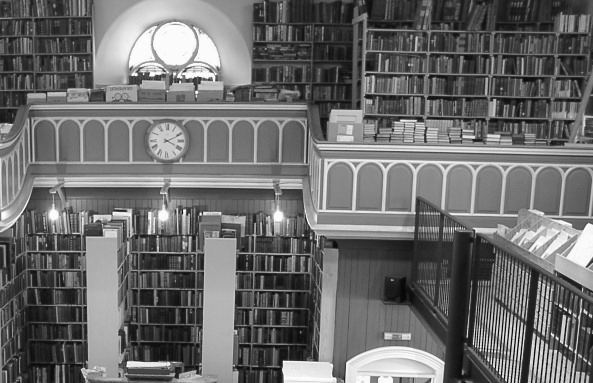
%> input picture Blatt03/bookstore.tif, 593 x 383 px
$ octave sh03ex02.m   (GNU Octave 9; MATLAB toolbox functions it lacks are replaced by stand-ins)
%> lines starting %> are read from the running program, lines starting %| are printed output that depends on the picture
% Part 1
load('Hfreq.mat');
load('Hfreq2.mat');

Hspat = ifft2(Hfreq);
Hspat2 = ifft2(Hfreq2);

Hfreq_display = log(abs(fftshift(Hfreq))*12+1);
Hfreq2_display = log(abs(fftshift(Hfreq2))*12+1);


figure();
subplot(2,2,1);
imshow(Hfreq_display);
title('Filter 1 in the frequency domain');

subplot(2,2,2);
imshow(Hfreq2_display);
title('Filter 2 in the frequency domain');

spatialXRange = 1:30;
spatialYRange = 1:50;

subplot(2,2,3);
imshow(Hspat(spatialXRange, spatialYRange));
title('Filter 1 in the spatial domain');

subplot(2,2,4);
imshow(Hspat2(spatialXRange, spatialYRange));
title('Filter 2 in the spatial domain');
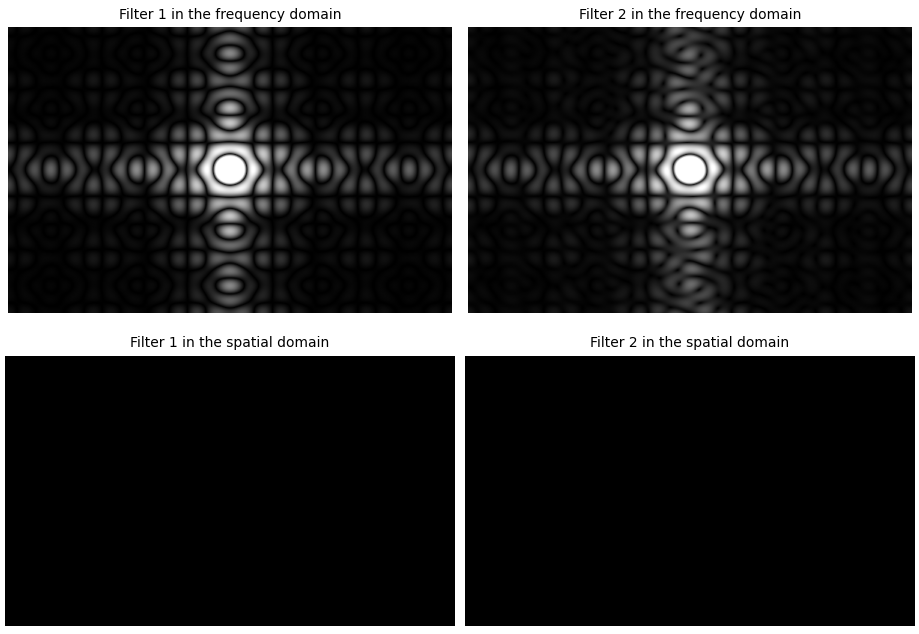
%> figure redrawn from the program's plot data, 4 panels

print('sh03ex02_1.eps', '-depsc');

% Part 2
bookstore = imread('bookstore.tif');
%> bookstore is the input picture: size 383x593 uint8; min 5, max 255, mean 108.3
load('filtered.mat');

filtered_freq = fft2(filtered);
bookstore_freq = fft2(bookstore);

figure();
subplot(2,2,1);
imshow(filtered);
title('Blurred Image');

subplot(2,2,2);
imshow(bookstore);
title('Original Image');

subplot(2,2,3);
imshow(ifft2(filtered_freq./Hfreq));

title('Blurred Image Deconvolved with Filter 1');

subplot(2,2,4);
imshow(ifft2(filtered_freq./Hfreq2));
title('Blurred Image Deconvolved with Filter 2');
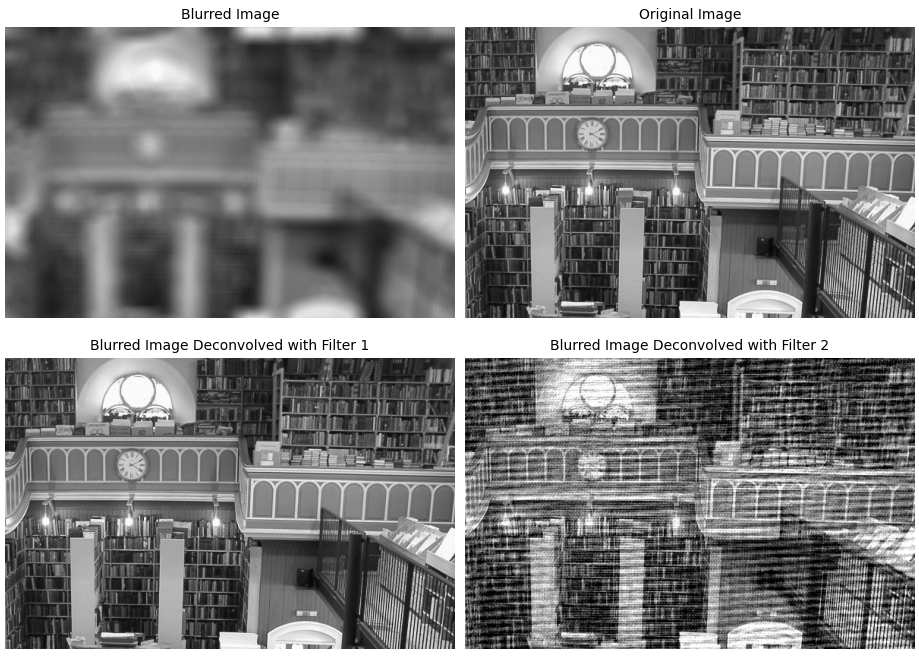
%> figure redrawn from the program's plot data, 4 panels

print('sh03ex02_2.eps', '-depsc');
